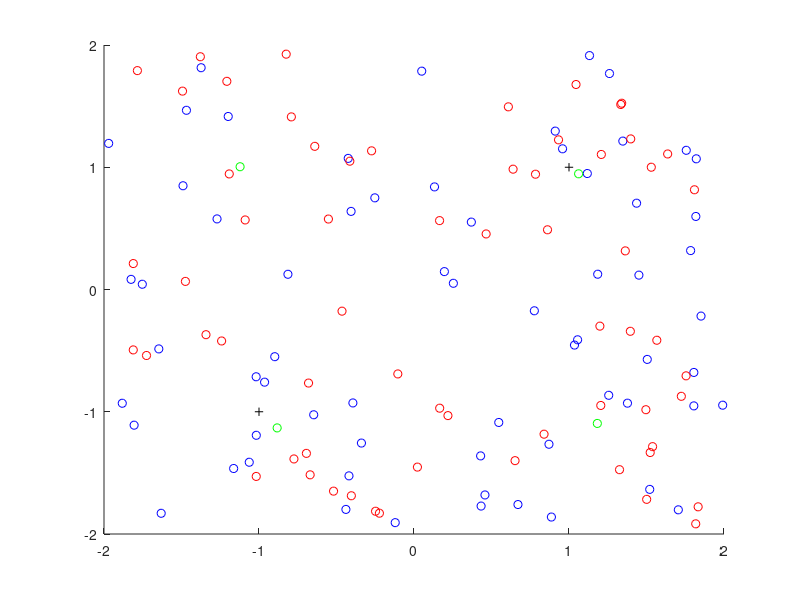

Recreate this plot in MATLAB. (Note: this script raises an error after producing the figure.)
clear all
% Prepare grid for distribution over many simulations
hGrid = 0.2;
Nsim=10;
maxNr = fix(4/hGrid);
Distri1 = zeros(maxNr,maxNr);
Distri2 = zeros(maxNr,maxNr);
DistriI = zeros(maxNr,maxNr);
x1=-2+hGrid/2:hGrid:2-hGrid/2; %TODO: better with full interval (-2,2)
x2=-2+hGrid/2:hGrid:2-hGrid/2;

% repetition of ABM simulations
for count=1:Nsim
    
% initialize number and opinions of agents
n =128;
x=4*rand(2,n)-2*ones(2,n); %random initial conditions

%initialize media and influencer data and follower/influencer relationship
media =[-1 1; -1 1];
In1 = find((x(1,:)>0) & (x(2,:)>0));
In2 = find((x(1,:)<=0) & (x(2,:)>0));
In3 = find((x(1,:)>0) & (x(2,:)<=0));
In4 = find((x(1,:)<=0) & (x(2,:)<=0));
%initial opinions of influencers
influencer(:,1) = sum(x(:,In1)')'/length(In1);
influencer(:,2) = sum(x(:,In2)')'/length(In2);
influencer(:,3) = sum(x(:,In3)')'/length(In3);
influencer(:,4) = sum(x(:,In4)')'/length(In4);
%follower network
followers=zeros(4,n);
followers(1,In1)=1;
followers(2,In2)=1;
followers(3,In3)=1;
followers(4,In4)=1;

% initialization of political attitude state of all agents
state = rand(1,n)-0.5; %check if still correct!
state = sign(state);
I1 = find(state==-1);
I2 = find(state==1);

% initialization of interaction network between agents 
%Net = InitialNet(n,x);  % if based on closeness of opinions
Net = ones(n,n);  % everyone connected to everyone, CHECK selfconnections??

% setting model and simulation parameters
sigma=0.5; % noise on individual agents %CHECK
sigmahat=0; % noise on influencers
sigmatilde=0; %noise on media
dt=0.01;  % simulation stepsize
NT=100;  % simulation time T=NT*dt
a=1; % interaction strength between agents CHECK
b=2; % interaction strength between agents and influencers
c=2; % interaction strength between agents and media

xx=zeros(2,n,NT);
xx(:,:,1)=x;  % xx will store the entire trajectory of opinions

% Display of initial configuration
figure(1)
clf
hold on
plot(x(1,I1),x(2,I1),'bo');
plot(x(1,I2),x(2,I2),'ro');
plot(media(1,:),media(2,:),'k+');
plot(influencer(1,:),influencer(2,:),'go');
axis([-2 2 -2 2]);
if count<9
    print('-dpng',['img/initial' int2str(count) '.png']);
end

% performing the simulation loop
for k=2:NT
    % opinions change due to opinions of friends, influencers and media
    force = a * attraction(xx(:,:,k-1),Net,n) + influence(xx(:,:,k-1),media,influencer,followers,n,state,b,c); %first term deleted
    xx(:,1:n,k) = xx(:,1:n,k-1) + dt*force(:,1:n) + sqrt(dt*sigma)*randn(2,n); % new individual opinions
    
    % influencer opinions adapt slowly to opinions of followers with friction
    % depending on number of followers
    masscenter(:,1) = sum(xx(:,In1,k)')'/length(In1);
    masscenter(:,2) = sum(xx(:,In2,k)')'/length(In2);
    masscenter(:,3) = sum(xx(:,In3,k)')'/length(In3);
    masscenter(:,4) = sum(xx(:,In4,k)')'/length(In4);
    for i=1:4
        if sum(followers(i,:))>0 
            frictionI = 25; %%%%% CHECK
            influencer(:,i) =  influencer(:,i)  + dt/frictionI * (-influencer(:,i)+masscenter(:,i)) + 1/frictionI*sqrt(dt*sigmahat)*randn(2,1);
        end
    end
    
    % media opinions change very slowly based on opinions of followers with friction
    % depending on number of followers
    massmedia(:,1) = sum(xx(:,I1,k)')'/length(I1); %CHECK k-1??
    massmedia(:,2) = sum(xx(:,I2,k)')'/length(I2);
    friction = 100; %%%%%
    for i=1:2
        media(:,i) = media(:,i)  + dt/friction * (-media(:,i)+massmedia(:,i)) + 1/friction * sqrt(dt*sigmatilde)*randn(2,1);
    end
    % exp(-dt/friction) * (media(:,1)-massmedia(:,1)) + massmedia(:,1); %CHECK Friction Term
    

    %% individual may jump from one influencer to another
    % jumps according to rate model
    [followers,In1,In2,In3,In4] = ChangeInfluencerNetwork2(state,xx(:,:,k),n,followers,influencer,dt);

    %graphical display of configuration after each timestep
    figure(1)
    hold off
    clf
    plot(xx(1,I1,k),xx(2,I1,k),'bo'); hold on
    plot(xx(1,I2,k),xx(2,I2,k),'ro');
    %plot(xx(1,In1,k),xx(2,In1,k),'k+');
    plot(influencer(1,:),influencer(2,:),'go');
    plot(media(1,:),media(2,:),'k+');
    axis([-2 2 -2 2]);
    pause(0.1)
    
  %% displaying influencer statistics: individual agents are colored wrt the influencer they are following
figure(37)
clf
In1b=find(state(In1)==-1);
subplot(4,2,1); plot(xx(1,In1(In1b),k),xx(2,In1(In1b),k),'bo',media(1,1),media(2,1),'k+',influencer(1,1),influencer(2,1),'go'); title('state=-1,Influencer 1');
axis([-2 2 -2 2]);
In1r=find(state(In1)==1);
subplot(4,2,2); plot(xx(1,In1(In1r),k),xx(2,In1(In1r),k),'ro',media(1,2),media(2,2),'k+',influencer(1,1),influencer(2,1),'go'); title('state=+1,Influencer 1');
axis([-2 2 -2 2]);

In2b=find(state(In2)==-1);
subplot(4,2,3); plot(xx(1,In2(In2b),k),xx(2,In2(In2b),k),'bo',media(1,1),media(2,1),'k+',influencer(1,2),influencer(2,2),'go'); title('state=-1,Influencer 2');
axis([-2 2 -2 2]);
In2r=find(state(In2)==1);
subplot(4,2,4); plot(xx(1,In2(In2r),k),xx(2,In2(In2r),k),'ro',media(1,2),media(2,2),'k+',influencer(1,2),influencer(2,2),'go'); title('state=+1,Influencer 2');
axis([-2 2 -2 2]);

In3b=find(state(In3)==-1);
subplot(4,2,5); plot(xx(1,In3(In3b),k),xx(2,In3(In3b),k),'bo',media(1,1),media(2,1),'k+',influencer(1,3),influencer(2,3),'go'); title('state=-1,Influencer 3');
axis([-2 2 -2 2]);
In3r=find(state(In3)==1);
subplot(4,2,6); plot(xx(1,In3(In3r),k),xx(2,In3(In3r),k),'ro',media(1,2),media(2,2),'k+',influencer(1,3),influencer(2,3),'go'); title('state=+1,Influencer 3');
axis([-2 2 -2 2]);

In4b=find(state(In4)==-1);
subplot(4,2,7); plot(xx(1,In4(In4b),k),xx(2,In4(In4b),k),'bo',media(1,1),media(2,1),'k+',influencer(1,4),influencer(2,4),'go'); title('state=-1,Influencer 4');
axis([-2 2 -2 2]);
In4r=find(state(In4)==1);
subplot(4,2,8); plot(xx(1,In4(In4r),k),xx(2,In4(In4r),k),'ro',media(1,2),media(2,2),'k+',influencer(1,4),influencer(2,4),'go'); title('state=+1,Influencer 4');
axis([-2 2 -2 2]);
pause(0.1)
end %(end of simulation loop)


% the following lines do only produce statistics across the final configurations of all simulations

%update histogram of opinions
[Distri1,Distri2,DistriI] = updateDistribution(xx(:,:,k),influencer,n,I1,I2,hGrid,Distri1,Distri2,DistriI);

if count<9
    figure(1)
    print('-dpng',['img/final' int2str(count) '.png']); 
    xxx = xx(:,:,NT);
    save(['data/finalstate' int2str(count) '.mat'],'xxx','influencer','media','followers','state','Net','In1','In2','In3','In4');
    figure(37)
    print('-dpng',['img/finalInfluencerDistri' int2str(count) '.png']); 
end

figure(10)
clf
surf(x1,x2,Distri1');
title(['c=' int2str(count)]);
view(2);
colorbar
print('-dpng','img/histblue.png'); 
figure(11)
clf
surf(x1,x2,Distri2');
view(2);
colorbar
title(['c=' int2str(count)]);
print('-dpng','img/histred.png'); 
figure(12)
clf
surf(x1,x2,DistriI');
view(2);
colorbar
title(['c=' int2str(count)]);
print('-dpng','img/histinf.png'); 

end